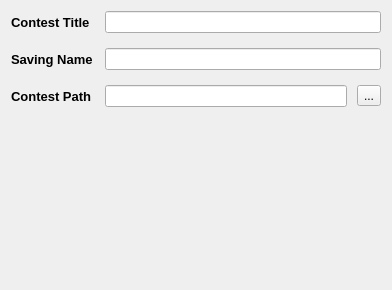
<?xml version="1.0" encoding="UTF-8"?>
<ui version="4.0">
 <class>NewContestWidget</class>
 <widget class="QWidget" name="NewContestWidget">
  <property name="geometry">
   <rect>
    <x>0</x>
    <y>0</y>
    <width>392</width>
    <height>290</height>
   </rect>
  </property>
  <property name="windowTitle">
   <string>Form</string>
  </property>
  <layout class="QVBoxLayout" name="verticalLayout">
   <item>
    <layout class="QGridLayout" name="gridLayout">
     <property name="horizontalSpacing">
      <number>12</number>
     </property>
     <property name="verticalSpacing">
      <number>15</number>
     </property>
     <item row="0" column="0">
      <widget class="QLabel" name="label">
       <property name="styleSheet">
        <string notr="true">font-size: 10pt;
font-weight: bold;</string>
       </property>
       <property name="text">
        <string>Contest Title</string>
       </property>
      </widget>
     </item>
     <item row="0" column="1">
      <widget class="QLineEdit" name="contestTitle"/>
     </item>
     <item row="1" column="0">
      <widget class="QLabel" name="label_2">
       <property name="styleSheet">
        <string notr="true">font-size: 10pt;
font-weight: bold;</string>
       </property>
       <property name="text">
        <string>Saving Name</string>
       </property>
      </widget>
     </item>
     <item row="1" column="1">
      <widget class="QLineEdit" name="savingName"/>
     </item>
     <item row="2" column="0">
      <widget class="QLabel" name="label_3">
       <property name="styleSheet">
        <string notr="true">font-size: 10pt;
font-weight: bold;</string>
       </property>
       <property name="text">
        <string>Contest Path</string>
       </property>
      </widget>
     </item>
     <item row="2" column="1">
      <layout class="QHBoxLayout" name="horizontalLayout">
       <property name="spacing">
        <number>10</number>
       </property>
       <item>
        <widget class="QLineEdit" name="contestPath"/>
       </item>
       <item>
        <widget class="QToolButton" name="selectButton">
         <property name="text">
          <string notr="true">...</string>
         </property>
        </widget>
       </item>
      </layout>
     </item>
    </layout>
   </item>
   <item>
    <spacer name="verticalSpacer">
     <property name="orientation">
      <enum>Qt::Vertical</enum>
     </property>
     <property name="sizeHint" stdset="0">
      <size>
       <width>20</width>
       <height>168</height>
      </size>
     </property>
    </spacer>
   </item>
  </layout>
 </widget>
 <resources/>
 <connections/>
</ui>
